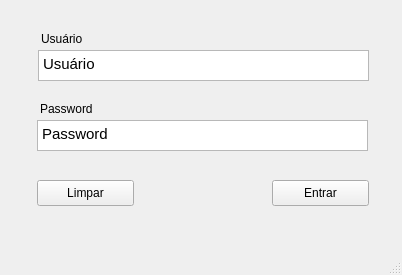
<?xml version="1.0" encoding="UTF-8"?>
<ui version="4.0">
 <class>LoginWindow</class>
 <widget class="QMainWindow" name="LoginWindow">
  <property name="geometry">
   <rect>
    <x>0</x>
    <y>0</y>
    <width>402</width>
    <height>275</height>
   </rect>
  </property>
  <property name="windowTitle">
   <string>MainWindow</string>
  </property>
  <widget class="QWidget" name="centralwidget">
   <widget class="QPushButton" name="pushButton">
    <property name="geometry">
     <rect>
      <x>37</x>
      <y>180</y>
      <width>97</width>
      <height>26</height>
     </rect>
    </property>
    <property name="text">
     <string extracomment="Comment">Limpar</string>
    </property>
   </widget>
   <widget class="QTextEdit" name="editUser">
    <property name="geometry">
     <rect>
      <x>38</x>
      <y>50</y>
      <width>331</width>
      <height>31</height>
     </rect>
    </property>
    <property name="html">
     <string>&lt;!DOCTYPE HTML PUBLIC &quot;-//W3C//DTD HTML 4.0//EN&quot; &quot;http://www.w3.org/TR/REC-html40/strict.dtd&quot;&gt;
&lt;html&gt;&lt;head&gt;&lt;meta name=&quot;qrichtext&quot; content=&quot;1&quot; /&gt;&lt;style type=&quot;text/css&quot;&gt;
p, li { white-space: pre-wrap; }
&lt;/style&gt;&lt;/head&gt;&lt;body style=&quot; font-family:'Ubuntu'; font-size:11pt; font-weight:400; font-style:normal;&quot;&gt;
&lt;p style=&quot; margin-top:0px; margin-bottom:0px; margin-left:0px; margin-right:0px; -qt-block-indent:0; text-indent:0px;&quot;&gt;Usuário&lt;/p&gt;&lt;/body&gt;&lt;/html&gt;</string>
    </property>
   </widget>
   <widget class="QTextEdit" name="editPassword">
    <property name="geometry">
     <rect>
      <x>37</x>
      <y>120</y>
      <width>331</width>
      <height>31</height>
     </rect>
    </property>
    <property name="html">
     <string>&lt;!DOCTYPE HTML PUBLIC &quot;-//W3C//DTD HTML 4.0//EN&quot; &quot;http://www.w3.org/TR/REC-html40/strict.dtd&quot;&gt;
&lt;html&gt;&lt;head&gt;&lt;meta name=&quot;qrichtext&quot; content=&quot;1&quot; /&gt;&lt;style type=&quot;text/css&quot;&gt;
p, li { white-space: pre-wrap; }
&lt;/style&gt;&lt;/head&gt;&lt;body style=&quot; font-family:'Ubuntu'; font-size:11pt; font-weight:400; font-style:normal;&quot;&gt;
&lt;p style=&quot; margin-top:0px; margin-bottom:0px; margin-left:0px; margin-right:0px; -qt-block-indent:0; text-indent:0px;&quot;&gt;Password&lt;/p&gt;&lt;/body&gt;&lt;/html&gt;</string>
    </property>
   </widget>
   <widget class="QLabel" name="labelUser">
    <property name="geometry">
     <rect>
      <x>41</x>
      <y>30</y>
      <width>67</width>
      <height>17</height>
     </rect>
    </property>
    <property name="text">
     <string>Usuário</string>
    </property>
   </widget>
   <widget class="QLabel" name="label_2">
    <property name="geometry">
     <rect>
      <x>40</x>
      <y>100</y>
      <width>67</width>
      <height>17</height>
     </rect>
    </property>
    <property name="text">
     <string>Password</string>
    </property>
   </widget>
   <widget class="QPushButton" name="pushButton_2">
    <property name="geometry">
     <rect>
      <x>272</x>
      <y>180</y>
      <width>97</width>
      <height>26</height>
     </rect>
    </property>
    <property name="text">
     <string>Entrar</string>
    </property>
   </widget>
  </widget>
  <widget class="QMenuBar" name="menubar">
   <property name="geometry">
    <rect>
     <x>0</x>
     <y>0</y>
     <width>402</width>
     <height>25</height>
    </rect>
   </property>
  </widget>
  <widget class="QStatusBar" name="statusbar"/>
 </widget>
 <resources/>
 <connections/>
</ui>
